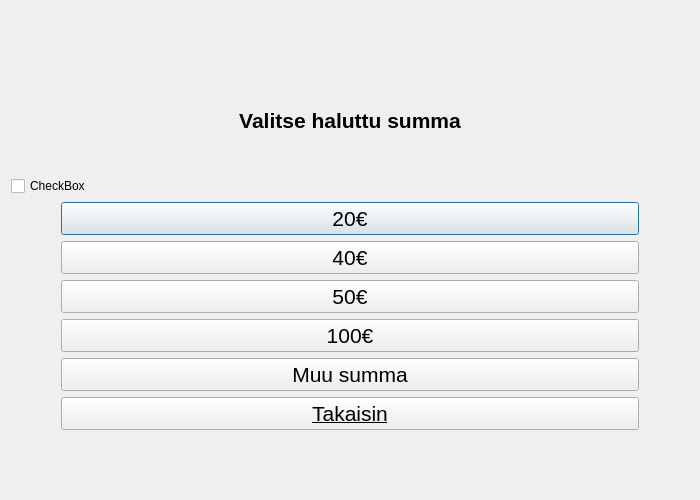
<?xml version="1.0" encoding="UTF-8"?>
<ui version="4.0">
 <class>Nosto</class>
 <widget class="QDialog" name="Nosto">
  <property name="geometry">
   <rect>
    <x>0</x>
    <y>0</y>
    <width>700</width>
    <height>500</height>
   </rect>
  </property>
  <property name="minimumSize">
   <size>
    <width>700</width>
    <height>500</height>
   </size>
  </property>
  <property name="maximumSize">
   <size>
    <width>700</width>
    <height>500</height>
   </size>
  </property>
  <property name="windowTitle">
   <string>Dialog</string>
  </property>
  <layout class="QVBoxLayout" name="verticalLayout_3">
   <item>
    <layout class="QVBoxLayout" name="verticalLayout_2">
     <property name="leftMargin">
      <number>0</number>
     </property>
     <property name="rightMargin">
      <number>0</number>
     </property>
     <item>
      <widget class="QLabel" name="lNosto">
       <property name="maximumSize">
        <size>
         <width>16777215</width>
         <height>100</height>
        </size>
       </property>
       <property name="font">
        <font>
         <pointsize>16</pointsize>
         <weight>75</weight>
         <italic>false</italic>
         <bold>true</bold>
         <underline>false</underline>
         <strikeout>false</strikeout>
         <stylestrategy>PreferAntialias</stylestrategy>
         <kerning>true</kerning>
        </font>
       </property>
       <property name="mouseTracking">
        <bool>false</bool>
       </property>
       <property name="text">
        <string>Valitse haluttu summa</string>
       </property>
       <property name="alignment">
        <set>Qt::AlignCenter</set>
       </property>
      </widget>
     </item>
     <item>
      <widget class="QCheckBox" name="checkBox">
       <property name="text">
        <string>CheckBox</string>
       </property>
      </widget>
     </item>
     <item>
      <layout class="QVBoxLayout" name="verticalLayout">
       <property name="leftMargin">
        <number>50</number>
       </property>
       <property name="rightMargin">
        <number>50</number>
       </property>
       <item>
        <widget class="QPushButton" name="b20e">
         <property name="font">
          <font>
           <pointsize>16</pointsize>
          </font>
         </property>
         <property name="text">
          <string>20€</string>
         </property>
        </widget>
       </item>
       <item>
        <widget class="QPushButton" name="b40e">
         <property name="font">
          <font>
           <pointsize>16</pointsize>
          </font>
         </property>
         <property name="text">
          <string>40€</string>
         </property>
        </widget>
       </item>
       <item>
        <widget class="QPushButton" name="b50e">
         <property name="font">
          <font>
           <pointsize>16</pointsize>
          </font>
         </property>
         <property name="text">
          <string>50€</string>
         </property>
        </widget>
       </item>
       <item>
        <widget class="QPushButton" name="b100e">
         <property name="font">
          <font>
           <pointsize>16</pointsize>
          </font>
         </property>
         <property name="text">
          <string>100€</string>
         </property>
        </widget>
       </item>
       <item>
        <widget class="QPushButton" name="bMuu">
         <property name="font">
          <font>
           <pointsize>16</pointsize>
          </font>
         </property>
         <property name="text">
          <string>Muu summa</string>
         </property>
        </widget>
       </item>
       <item>
        <widget class="QPushButton" name="nClose">
         <property name="font">
          <font>
           <pointsize>16</pointsize>
           <underline>true</underline>
          </font>
         </property>
         <property name="text">
          <string>Takaisin</string>
         </property>
        </widget>
       </item>
      </layout>
     </item>
    </layout>
   </item>
  </layout>
 </widget>
 <resources/>
 <connections/>
</ui>
